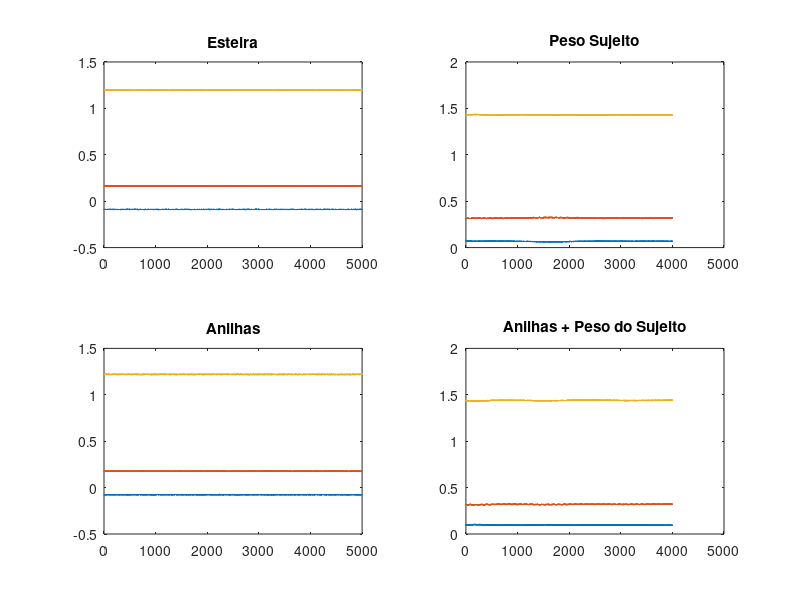
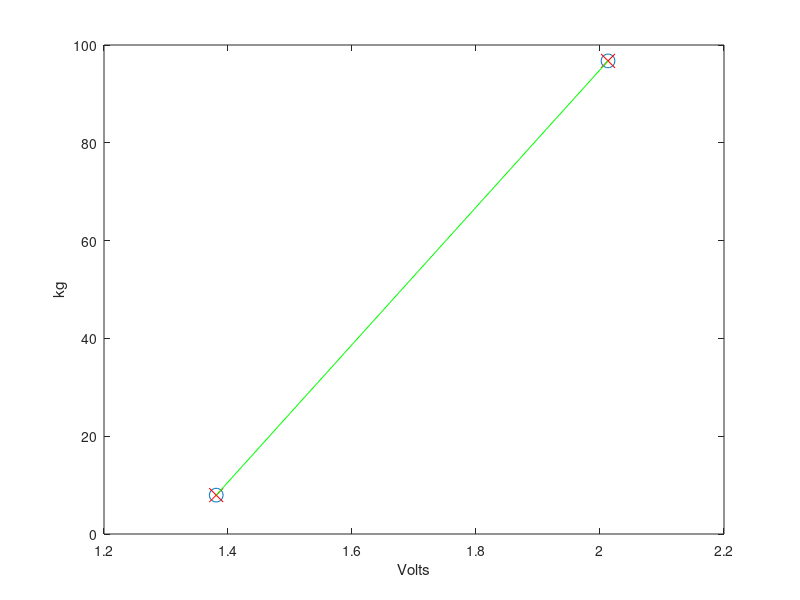

MATLAB code for these plots, in order:
% Limpando as variaveis e graficos
clear all
close all

% Valores conhecidos - constantes
mass_sujeito = 88.8; % kg ?????
mass_anilhas = 7.95; % kg
mass_sujeito_anilhas = 96.75; % kg

% Carregando os dados
esteira = load('esteira.csv');
esteira = -1 * esteira(:,2:end);

peso_sujeito = load('peso.csv');
peso_sujeito = -1 * peso_sujeito(6000:end,2:end);

anilhas = load('anilhas.csv');
anilhas = -1 * anilhas(:,2:end);

peso_anilhas = load('pesoeanilhas.csv');
peso_anilhas = -1 * peso_anilhas(6000:end,2:end);

%corrida1 = load('corrida12kmh.csv');
%corrida1 = -1 * corrida1(:,2:end);

%corrida2 = corrida2(:,2:end);
%corrida2 = -1 * load('multicorrida12kmh.csv');


% Mostrar o grafico dos sinais
figure(1)
subplot(2, 2, 1)
plot(esteira(:,2:end))
title('Esteira')

subplot(2, 2, 2)
plot(peso_sujeito(:,2:end))
title('Peso Sujeito')

subplot(2, 2, 3)
plot(anilhas(:,2:end))
title('Anilhas')

subplot(2, 2, 4)
plot(peso_anilhas(:,2:end))
title('Anilhas + Peso do Sujeito')

%figure(2)
%subplot(2, 1, 1)
%plot(corrida1)
%title('Corrida 1')
%
%subplot(2, 1, 2)
%plot(corrida2)
%title('Corrida 2')


% tara = mean(esteira);
volts_anilhas = sum(mean(anilhas));
volts_pesoanilhas = sum(mean(peso_anilhas));


figure(3)
plot([volts_anilhas, volts_pesoanilhas], [mass_anilhas, mass_sujeito_anilhas], 'o', 'markersize', 10)
hold on
plot([volts_anilhas, volts_pesoanilhas], [mass_anilhas, mass_sujeito_anilhas], 'xr', 'markersize', 10)
plot([volts_anilhas, volts_pesoanilhas], [mass_anilhas, mass_sujeito_anilhas], 'g')
xlabel('Volts')
ylabel('kg')

%% Renomeando as variaveis para ficar mais facil a visualizacao na formula
xV1 = volts_anilhas;
xV2 = volts_pesoanilhas;
ykg1 = mass_anilhas;
ykg2 = mass_sujeito_anilhas;

%% Encontra a equacao da reta para dois pontos 
%p = polyfit([xV1, xV2], [ykg1, ykg2], 1)
%mr = p(1);
%br = p(2);

mr = (ykg2 - ykg1) / (xV2 - xV1); % coeficiente angular
br = -1 * (mr * xV1 - ykg1); % coeficiente linear

%% y = a.x + b
peso_sujeito_volts = sum(mean(peso_sujeito));
preto_kg = mr * peso_sujeito_volts + br;

disp(["O peso do Paulo Preto eh de ", num2str(preto_kg), " kg"])
